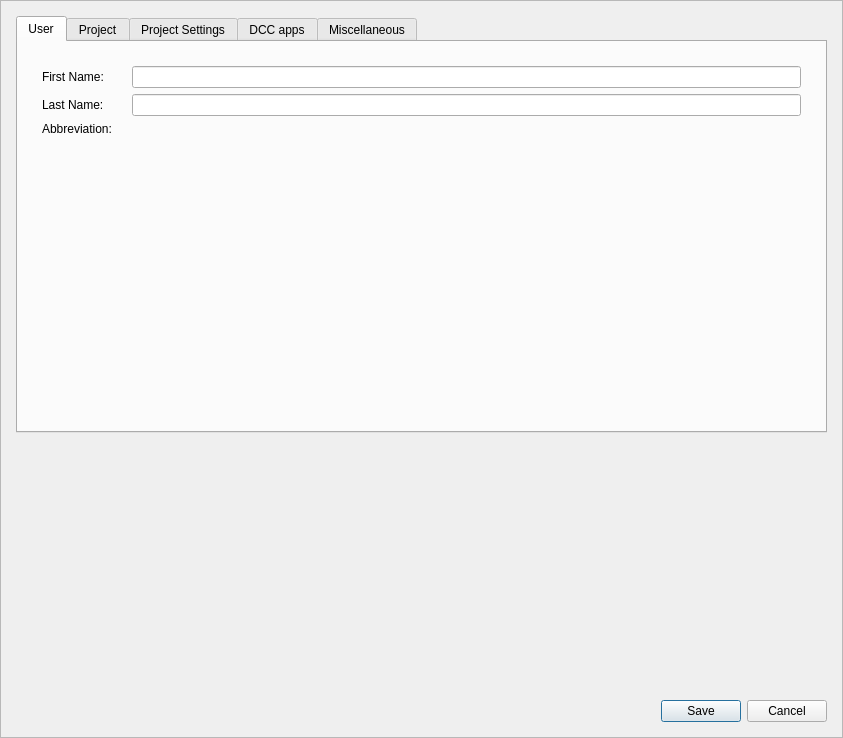
<?xml version="1.0" encoding="UTF-8"?>
<ui version="4.0">
 <class>dlg_PrismSettings</class>
 <widget class="QDialog" name="dlg_PrismSettings">
  <property name="geometry">
   <rect>
    <x>0</x>
    <y>0</y>
    <width>843</width>
    <height>738</height>
   </rect>
  </property>
  <property name="windowTitle">
   <string>Prism Settings</string>
  </property>
  <layout class="QVBoxLayout" name="verticalLayout">
   <property name="spacing">
    <number>0</number>
   </property>
   <property name="margin">
    <number>0</number>
   </property>
   <item>
    <widget class="QScrollArea" name="scrollArea">
     <property name="widgetResizable">
      <bool>true</bool>
     </property>
     <widget class="QWidget" name="scrollAreaWidgetContents">
      <property name="geometry">
       <rect>
        <x>0</x>
        <y>0</y>
        <width>841</width>
        <height>736</height>
       </rect>
      </property>
      <layout class="QVBoxLayout" name="verticalLayout_5">
       <property name="spacing">
        <number>20</number>
       </property>
       <property name="margin">
        <number>15</number>
       </property>
       <item>
        <widget class="QTabWidget" name="tw_settings">
         <property name="currentIndex">
          <number>0</number>
         </property>
         <widget class="QWidget" name="tabWidgetPage1">
          <attribute name="title">
           <string>User</string>
          </attribute>
          <layout class="QVBoxLayout" name="verticalLayout_7">
           <property name="margin">
            <number>15</number>
           </property>
           <item>
            <widget class="QWidget" name="widget" native="true">
             <layout class="QGridLayout" name="gridLayout_2">
              <property name="margin">
               <number>9</number>
              </property>
              <item row="2" column="2">
               <widget class="QLabel" name="l_abbreviation">
                <property name="text">
                 <string/>
                </property>
               </widget>
              </item>
              <item row="1" column="2">
               <widget class="QLineEdit" name="e_lname"/>
              </item>
              <item row="0" column="0">
               <widget class="QLabel" name="l_fname">
                <property name="text">
                 <string>First Name:</string>
                </property>
               </widget>
              </item>
              <item row="2" column="0">
               <widget class="QLabel" name="label">
                <property name="text">
                 <string>Abbreviation:    </string>
                </property>
               </widget>
              </item>
              <item row="1" column="0">
               <widget class="QLabel" name="l_lname">
                <property name="text">
                 <string>Last Name:</string>
                </property>
               </widget>
              </item>
              <item row="0" column="2">
               <widget class="QLineEdit" name="e_fname"/>
              </item>
             </layout>
            </widget>
           </item>
           <item>
            <spacer name="verticalSpacer_6">
             <property name="orientation">
              <enum>Qt::Vertical</enum>
             </property>
             <property name="sizeHint" stdset="0">
              <size>
               <width>20</width>
               <height>40</height>
              </size>
             </property>
            </spacer>
           </item>
          </layout>
         </widget>
         <widget class="QWidget" name="tabWidgetPage2">
          <attribute name="title">
           <string>Project</string>
          </attribute>
          <layout class="QVBoxLayout" name="verticalLayout_8">
           <property name="margin">
            <number>15</number>
           </property>
           <item>
            <widget class="QGroupBox" name="w_curPrj">
             <property name="title">
              <string>Current Project</string>
             </property>
             <layout class="QVBoxLayout" name="verticalLayout_6">
              <property name="topMargin">
               <number>18</number>
              </property>
              <item>
               <widget class="QLabel" name="l_projectName">
                <property name="sizePolicy">
                 <sizepolicy hsizetype="Expanding" vsizetype="Preferred">
                  <horstretch>0</horstretch>
                  <verstretch>0</verstretch>
                 </sizepolicy>
                </property>
                <property name="toolTip">
                 <string>current project</string>
                </property>
                <property name="text">
                 <string/>
                </property>
               </widget>
              </item>
              <item>
               <widget class="QLabel" name="l_projectPath">
                <property name="toolTip">
                 <string>current project path</string>
                </property>
                <property name="text">
                 <string/>
                </property>
               </widget>
              </item>
              <item>
               <spacer name="verticalSpacer_9">
                <property name="orientation">
                 <enum>Qt::Vertical</enum>
                </property>
                <property name="sizeType">
                 <enum>QSizePolicy::Fixed</enum>
                </property>
                <property name="sizeHint" stdset="0">
                 <size>
                  <width>20</width>
                  <height>15</height>
                 </size>
                </property>
               </spacer>
              </item>
              <item>
               <widget class="QLabel" name="l_localPath">
                <property name="text">
                 <string>Local path:</string>
                </property>
               </widget>
              </item>
              <item>
               <widget class="QWidget" name="widget_3" native="true">
                <layout class="QHBoxLayout" name="horizontalLayout">
                 <property name="margin">
                  <number>0</number>
                 </property>
                 <item>
                  <widget class="QLineEdit" name="e_localPath"/>
                 </item>
                 <item>
                  <widget class="QPushButton" name="b_browseLocal">
                   <property name="minimumSize">
                    <size>
                     <width>50</width>
                     <height>0</height>
                    </size>
                   </property>
                   <property name="maximumSize">
                    <size>
                     <width>50</width>
                     <height>16777215</height>
                    </size>
                   </property>
                   <property name="contextMenuPolicy">
                    <enum>Qt::CustomContextMenu</enum>
                   </property>
                   <property name="text">
                    <string>...</string>
                   </property>
                  </widget>
                 </item>
                </layout>
               </widget>
              </item>
             </layout>
            </widget>
           </item>
           <item>
            <spacer name="verticalSpacer_10">
             <property name="orientation">
              <enum>Qt::Vertical</enum>
             </property>
             <property name="sizeType">
              <enum>QSizePolicy::Fixed</enum>
             </property>
             <property name="sizeHint" stdset="0">
              <size>
               <width>20</width>
               <height>0</height>
              </size>
             </property>
            </spacer>
           </item>
           <item>
            <widget class="QWidget" name="widget_2" native="true">
             <layout class="QHBoxLayout" name="horizontalLayout_4">
              <property name="margin">
               <number>0</number>
              </property>
             </layout>
            </widget>
           </item>
           <item>
            <spacer name="verticalSpacer_8">
             <property name="orientation">
              <enum>Qt::Vertical</enum>
             </property>
             <property name="sizeType">
              <enum>QSizePolicy::Fixed</enum>
             </property>
             <property name="sizeHint" stdset="0">
              <size>
               <width>20</width>
               <height>20</height>
              </size>
             </property>
            </spacer>
           </item>
           <item>
            <widget class="QWidget" name="widget_9" native="true">
             <layout class="QVBoxLayout" name="verticalLayout_10">
              <property name="margin">
               <number>0</number>
              </property>
             </layout>
            </widget>
           </item>
           <item>
            <widget class="QWidget" name="w_projects" native="true">
             <layout class="QVBoxLayout" name="lo_projects">
              <property name="margin">
               <number>0</number>
              </property>
             </layout>
            </widget>
           </item>
           <item>
            <spacer name="verticalSpacer">
             <property name="orientation">
              <enum>Qt::Vertical</enum>
             </property>
             <property name="sizeHint" stdset="0">
              <size>
               <width>20</width>
               <height>40</height>
              </size>
             </property>
            </spacer>
           </item>
          </layout>
          <zorder>widget_2</zorder>
          <zorder>verticalSpacer</zorder>
          <zorder>widget_9</zorder>
          <zorder>verticalSpacer_8</zorder>
          <zorder>verticalSpacer_10</zorder>
          <zorder>w_projects</zorder>
          <zorder>w_curPrj</zorder>
         </widget>
         <widget class="QWidget" name="tab">
          <attribute name="title">
           <string>Project Settings</string>
          </attribute>
          <layout class="QVBoxLayout" name="verticalLayout_13">
           <item>
            <widget class="QWidget" name="w_prjSettings" native="true">
             <property name="enabled">
              <bool>true</bool>
             </property>
             <layout class="QVBoxLayout" name="verticalLayout_9">
              <item>
               <spacer name="verticalSpacer_11">
                <property name="orientation">
                 <enum>Qt::Vertical</enum>
                </property>
                <property name="sizeType">
                 <enum>QSizePolicy::Fixed</enum>
                </property>
                <property name="sizeHint" stdset="0">
                 <size>
                  <width>20</width>
                  <height>0</height>
                 </size>
                </property>
               </spacer>
              </item>
              <item>
               <widget class="QWidget" name="widget_5" native="true">
                <layout class="QGridLayout" name="gridLayout">
                 <property name="margin">
                  <number>0</number>
                 </property>
                 <item row="0" column="2">
                  <widget class="QLineEdit" name="e_curPname">
                   <property name="sizePolicy">
                    <sizepolicy hsizetype="Preferred" vsizetype="Fixed">
                     <horstretch>0</horstretch>
                     <verstretch>0</verstretch>
                    </sizepolicy>
                   </property>
                  </widget>
                 </item>
                 <item row="0" column="0">
                  <widget class="QLabel" name="l_curPname">
                   <property name="text">
                    <string>Project Name:</string>
                   </property>
                  </widget>
                 </item>
                 <item row="0" column="1">
                  <spacer name="horizontalSpacer_2">
                   <property name="orientation">
                    <enum>Qt::Horizontal</enum>
                   </property>
                   <property name="sizeHint" stdset="0">
                    <size>
                     <width>40</width>
                     <height>20</height>
                    </size>
                   </property>
                  </spacer>
                 </item>
                </layout>
               </widget>
              </item>
              <item>
               <widget class="QWidget" name="widget_10" native="true">
                <layout class="QHBoxLayout" name="horizontalLayout_5">
                 <property name="margin">
                  <number>0</number>
                 </property>
                 <item>
                  <widget class="QLabel" name="label_2">
                   <property name="text">
                    <string>Use additional local project folder:</string>
                   </property>
                  </widget>
                 </item>
                 <item>
                  <spacer name="horizontalSpacer_4">
                   <property name="orientation">
                    <enum>Qt::Horizontal</enum>
                   </property>
                   <property name="sizeHint" stdset="0">
                    <size>
                     <width>40</width>
                     <height>20</height>
                    </size>
                   </property>
                  </spacer>
                 </item>
                 <item>
                  <widget class="QCheckBox" name="chb_curPuseLocal">
                   <property name="text">
                    <string/>
                   </property>
                   <property name="checked">
                    <bool>true</bool>
                   </property>
                  </widget>
                 </item>
                </layout>
               </widget>
              </item>
              <item>
               <widget class="QWidget" name="w_curPfps" native="true">
                <layout class="QHBoxLayout" name="horizontalLayout_6">
                 <property name="margin">
                  <number>0</number>
                 </property>
                 <item>
                  <widget class="QLabel" name="label_7">
                   <property name="text">
                    <string>Force FPS in scenefiles:</string>
                   </property>
                  </widget>
                 </item>
                 <item>
                  <spacer name="horizontalSpacer_6">
                   <property name="orientation">
                    <enum>Qt::Horizontal</enum>
                   </property>
                   <property name="sizeHint" stdset="0">
                    <size>
                     <width>40</width>
                     <height>20</height>
                    </size>
                   </property>
                  </spacer>
                 </item>
                 <item>
                  <widget class="QCheckBox" name="chb_curPuseFps">
                   <property name="text">
                    <string/>
                   </property>
                   <property name="checked">
                    <bool>false</bool>
                   </property>
                  </widget>
                 </item>
                 <item>
                  <widget class="QDoubleSpinBox" name="sp_curPfps">
                   <property name="minimumSize">
                    <size>
                     <width>60</width>
                     <height>0</height>
                    </size>
                   </property>
                   <property name="minimum">
                    <double>1.000000000000000</double>
                   </property>
                   <property name="maximum">
                    <double>9999.989999999999782</double>
                   </property>
                   <property name="value">
                    <double>24.000000000000000</double>
                   </property>
                  </widget>
                 </item>
                </layout>
               </widget>
              </item>
              <item>
               <widget class="QGroupBox" name="gb_curPversions">
                <property name="title">
                 <string>Force program versions</string>
                </property>
                <property name="checkable">
                 <bool>true</bool>
                </property>
                <property name="checked">
                 <bool>false</bool>
                </property>
                <layout class="QVBoxLayout" name="verticalLayout_11">
                 <item>
                  <widget class="QWidget" name="w_versions" native="true">
                   <layout class="QVBoxLayout" name="verticalLayout_16">
                    <property name="margin">
                     <number>0</number>
                    </property>
                   </layout>
                  </widget>
                 </item>
                </layout>
               </widget>
              </item>
              <item>
               <spacer name="verticalSpacer_12">
                <property name="orientation">
                 <enum>Qt::Vertical</enum>
                </property>
                <property name="sizeHint" stdset="0">
                 <size>
                  <width>20</width>
                  <height>40</height>
                 </size>
                </property>
               </spacer>
              </item>
             </layout>
            </widget>
           </item>
          </layout>
         </widget>
         <widget class="QWidget" name="tab_dccApps">
          <attribute name="title">
           <string>DCC apps</string>
          </attribute>
          <layout class="QVBoxLayout" name="verticalLayout_24">
           <item>
            <widget class="QWidget" name="widget_23" native="true">
             <layout class="QVBoxLayout" name="verticalLayout_26"/>
            </widget>
           </item>
          </layout>
         </widget>
         <widget class="QWidget" name="tabWidgetPage4">
          <attribute name="title">
           <string>Miscellaneous</string>
          </attribute>
          <layout class="QVBoxLayout" name="verticalLayout_3">
           <property name="margin">
            <number>15</number>
           </property>
           <item>
            <widget class="QWidget" name="widget_17" native="true">
             <layout class="QHBoxLayout" name="horizontalLayout_16">
              <property name="leftMargin">
               <number>0</number>
              </property>
              <property name="topMargin">
               <number>0</number>
              </property>
              <property name="bottomMargin">
               <number>0</number>
              </property>
              <item>
               <widget class="QPushButton" name="b_about">
                <property name="text">
                 <string>About</string>
                </property>
               </widget>
              </item>
              <item>
               <spacer name="horizontalSpacer_3">
                <property name="orientation">
                 <enum>Qt::Horizontal</enum>
                </property>
                <property name="sizeHint" stdset="0">
                 <size>
                  <width>457</width>
                  <height>20</height>
                 </size>
                </property>
               </spacer>
              </item>
             </layout>
             <zorder>b_about</zorder>
             <zorder>horizontalSpacer_3</zorder>
            </widget>
           </item>
           <item>
            <widget class="QCheckBox" name="chb_autosave">
             <property name="text">
              <string>Autosave popup</string>
             </property>
             <property name="checked">
              <bool>true</bool>
             </property>
            </widget>
           </item>
           <item>
            <widget class="QCheckBox" name="chb_browserStartup">
             <property name="text">
              <string>Open Project Browser on application startup</string>
             </property>
             <property name="checked">
              <bool>true</bool>
             </property>
            </widget>
           </item>
           <item>
            <widget class="QCheckBox" name="chb_trayStartup">
             <property name="text">
              <string>Show Prism tray icon on system startup</string>
             </property>
             <property name="checked">
              <bool>true</bool>
             </property>
            </widget>
           </item>
           <item>
            <widget class="QWidget" name="w_startTray" native="true">
             <layout class="QHBoxLayout" name="horizontalLayout_7">
              <property name="leftMargin">
               <number>17</number>
              </property>
              <property name="topMargin">
               <number>0</number>
              </property>
              <property name="rightMargin">
               <number>0</number>
              </property>
              <property name="bottomMargin">
               <number>0</number>
              </property>
              <item>
               <widget class="QPushButton" name="b_startTray">
                <property name="minimumSize">
                 <size>
                  <width>150</width>
                  <height>0</height>
                 </size>
                </property>
                <property name="maximumSize">
                 <size>
                  <width>16777215</width>
                  <height>16777215</height>
                 </size>
                </property>
                <property name="text">
                 <string>Start Prism tray now</string>
                </property>
               </widget>
              </item>
              <item>
               <spacer name="horizontalSpacer">
                <property name="orientation">
                 <enum>Qt::Horizontal</enum>
                </property>
                <property name="sizeHint" stdset="0">
                 <size>
                  <width>40</width>
                  <height>20</height>
                 </size>
                </property>
               </spacer>
              </item>
             </layout>
            </widget>
           </item>
           <item>
            <widget class="QCheckBox" name="chb_highDPI">
             <property name="text">
              <string>HighDPI support (experimental)</string>
             </property>
            </widget>
           </item>
           <item>
            <widget class="QGroupBox" name="groupBox_2">
             <property name="title">
              <string>Image player</string>
             </property>
             <layout class="QVBoxLayout" name="verticalLayout_15">
              <item>
               <widget class="QLabel" name="label_10">
                <property name="font">
                 <font>
                  <weight>50</weight>
                  <bold>false</bold>
                 </font>
                </property>
                <property name="text">
                 <string>RV path:</string>
                </property>
               </widget>
              </item>
              <item>
               <widget class="QWidget" name="widget_7" native="true">
                <layout class="QHBoxLayout" name="horizontalLayout_3">
                 <property name="margin">
                  <number>0</number>
                 </property>
                 <item>
                  <widget class="QLineEdit" name="e_rvPath">
                   <property name="font">
                    <font>
                     <weight>50</weight>
                     <bold>false</bold>
                    </font>
                   </property>
                  </widget>
                 </item>
                 <item>
                  <widget class="QPushButton" name="b_browseRV">
                   <property name="minimumSize">
                    <size>
                     <width>50</width>
                     <height>0</height>
                    </size>
                   </property>
                   <property name="maximumSize">
                    <size>
                     <width>50</width>
                     <height>16777215</height>
                    </size>
                   </property>
                   <property name="font">
                    <font>
                     <weight>50</weight>
                     <bold>false</bold>
                    </font>
                   </property>
                   <property name="contextMenuPolicy">
                    <enum>Qt::CustomContextMenu</enum>
                   </property>
                   <property name="text">
                    <string>...</string>
                   </property>
                  </widget>
                 </item>
                </layout>
               </widget>
              </item>
              <item>
               <widget class="QLabel" name="label_11">
                <property name="font">
                 <font>
                  <weight>50</weight>
                  <bold>false</bold>
                 </font>
                </property>
                <property name="text">
                 <string>DJV path:</string>
                </property>
               </widget>
              </item>
              <item>
               <widget class="QWidget" name="widget_19" native="true">
                <layout class="QHBoxLayout" name="horizontalLayout_9">
                 <property name="margin">
                  <number>0</number>
                 </property>
                 <item>
                  <widget class="QLineEdit" name="e_djvPath">
                   <property name="font">
                    <font>
                     <weight>50</weight>
                     <bold>false</bold>
                    </font>
                   </property>
                  </widget>
                 </item>
                 <item>
                  <widget class="QPushButton" name="b_browseDJV">
                   <property name="minimumSize">
                    <size>
                     <width>50</width>
                     <height>0</height>
                    </size>
                   </property>
                   <property name="maximumSize">
                    <size>
                     <width>50</width>
                     <height>16777215</height>
                    </size>
                   </property>
                   <property name="font">
                    <font>
                     <weight>50</weight>
                     <bold>false</bold>
                    </font>
                   </property>
                   <property name="contextMenuPolicy">
                    <enum>Qt::CustomContextMenu</enum>
                   </property>
                   <property name="text">
                    <string>...</string>
                   </property>
                  </widget>
                 </item>
                </layout>
               </widget>
              </item>
              <item>
               <widget class="QCheckBox" name="chb_preferDJV">
                <property name="text">
                 <string>prefer DJV</string>
                </property>
               </widget>
              </item>
             </layout>
            </widget>
           </item>
           <item>
            <spacer name="verticalSpacer_3">
             <property name="orientation">
              <enum>Qt::Vertical</enum>
             </property>
             <property name="sizeHint" stdset="0">
              <size>
               <width>20</width>
               <height>40</height>
              </size>
             </property>
            </spacer>
           </item>
          </layout>
         </widget>
        </widget>
       </item>
       <item>
        <spacer name="verticalSpacer_5">
         <property name="orientation">
          <enum>Qt::Vertical</enum>
         </property>
         <property name="sizeType">
          <enum>QSizePolicy::Expanding</enum>
         </property>
         <property name="sizeHint" stdset="0">
          <size>
           <width>20</width>
           <height>40</height>
          </size>
         </property>
        </spacer>
       </item>
       <item>
        <widget class="QDialogButtonBox" name="buttonBox">
         <property name="orientation">
          <enum>Qt::Horizontal</enum>
         </property>
         <property name="standardButtons">
          <set>QDialogButtonBox::Cancel|QDialogButtonBox::Save</set>
         </property>
         <property name="centerButtons">
          <bool>false</bool>
         </property>
        </widget>
       </item>
      </layout>
     </widget>
    </widget>
   </item>
  </layout>
 </widget>
 <tabstops>
  <tabstop>scrollArea</tabstop>
  <tabstop>tw_settings</tabstop>
  <tabstop>e_fname</tabstop>
  <tabstop>e_lname</tabstop>
  <tabstop>e_localPath</tabstop>
  <tabstop>b_browseLocal</tabstop>
  <tabstop>e_curPname</tabstop>
  <tabstop>chb_curPuseLocal</tabstop>
  <tabstop>chb_curPuseFps</tabstop>
  <tabstop>sp_curPfps</tabstop>
  <tabstop>gb_curPversions</tabstop>
  <tabstop>b_about</tabstop>
  <tabstop>chb_autosave</tabstop>
  <tabstop>chb_browserStartup</tabstop>
  <tabstop>chb_trayStartup</tabstop>
  <tabstop>b_startTray</tabstop>
  <tabstop>e_rvPath</tabstop>
  <tabstop>b_browseRV</tabstop>
  <tabstop>e_djvPath</tabstop>
  <tabstop>b_browseDJV</tabstop>
  <tabstop>chb_preferDJV</tabstop>
  <tabstop>buttonBox</tabstop>
 </tabstops>
 <resources/>
 <connections>
  <connection>
   <sender>buttonBox</sender>
   <signal>accepted()</signal>
   <receiver>dlg_PrismSettings</receiver>
   <slot>accept()</slot>
   <hints>
    <hint type="sourcelabel">
     <x>248</x>
     <y>254</y>
    </hint>
    <hint type="destinationlabel">
     <x>157</x>
     <y>274</y>
    </hint>
   </hints>
  </connection>
  <connection>
   <sender>buttonBox</sender>
   <signal>rejected()</signal>
   <receiver>dlg_PrismSettings</receiver>
   <slot>reject()</slot>
   <hints>
    <hint type="sourcelabel">
     <x>316</x>
     <y>260</y>
    </hint>
    <hint type="destinationlabel">
     <x>286</x>
     <y>274</y>
    </hint>
   </hints>
  </connection>
 </connections>
</ui>
